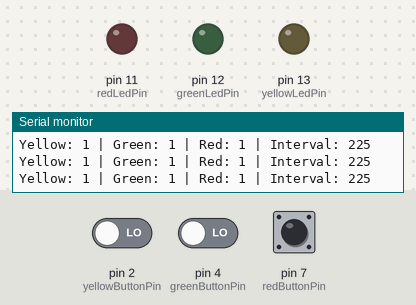
A sketch run on a simulated Arduino Uno, built with avr-gcc and run on an emulated ATmega328P. Parts: output pins drawn as LEDs (lit = HIGH), the last lines printed to the serial monitor. Dashed ring = blinking. Inputs (shaded band) come from the test bench; at power-on: pin 2 (yellowButtonPin) LOW, pin 4 (greenButtonPin) LOW, pin 7 (redButtonPin) LOW.

Above: at 1.2 s.
1.3 s: pin 2 (yellowButtonPin) driven HIGH and pin 4 (greenButtonPin) driven HIGH
At 1.59 s:
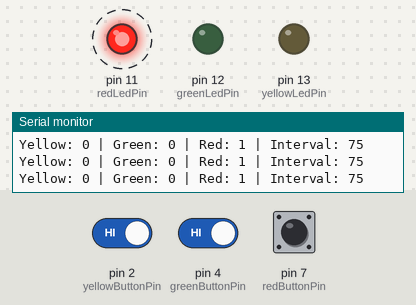
4.3 s: pin 7 (redButtonPin) pulled HIGH for 0.15 s
At 4.3 s:
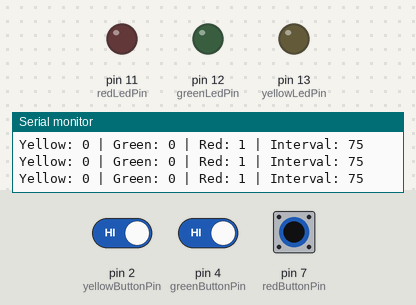
7.4 s: pin 7 (redButtonPin) pulled HIGH for 1 s
At 7.78 s:
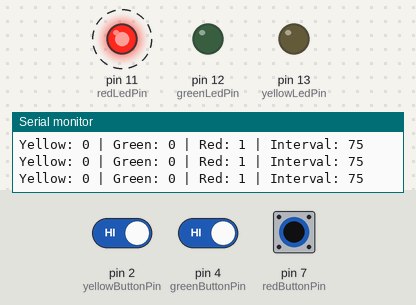
11.4 s: pin 7 (redButtonPin) pulsed HIGH 2 times (0.12 s each, 0.3 s apart)
At 11.61 s:
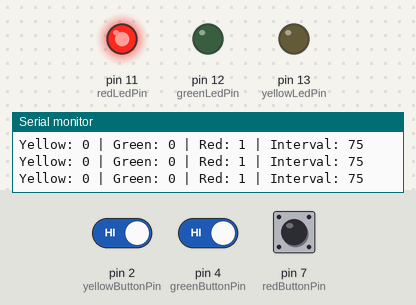
Timing chart, 0 to 14.4 s (numbered marks = the images above; inputs shaded):
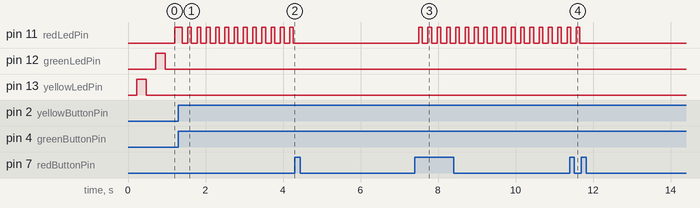

Measured:
- after the input at 1.3 s, pin 11 (redLedPin): alternates HIGH for 0.10 s and LOW for 0.14 s, starting after 0.10 s; pin 12 (greenLedPin), pin 13 (yellowLedPin): stops changing and stays LOW
- after the input at 4.3 s, pin 11 (redLedPin): stops changing and stays LOW
- after the input at 7.4 s, pin 11 (redLedPin): alternates HIGH for 0.10 s and LOW for 0.14 s, starting after 0.10 s
- after the input at 11.4 s, pin 11 (redLedPin): goes on until 11.7 s, then stays LOW

The sketch:

blinking_led.ino
```cpp
// Functions

int setInterval (bool y, bool g, bool r){
  return 75 * (y + g + r);
}


// Pin assignments
const int yellowButtonPin = 2;
const int greenButtonPin = 4;
const int redButtonPin = 7;
const int yellowLedPin = 13;
const int greenLedPin = 12;
const int redLedPin = 11;

int yellowButtonState;
int lastYellowButtonState = LOW;

int greenButtonState;
int lastGreenButtonState = LOW;

int redButtonState;
int lastRedButtonState = LOW;

unsigned long lastYellowDebounceTime = 0;
unsigned long lastGreenDebounceTime = 0;
unsigned long lastRedDebounceTime = 0;

unsigned long debounceDelay = 50;

bool yellow = 1;
bool green = 1;
bool red = 1;

bool yellowBlink = 1;
bool greenBlink = 1;
bool redBlink = 1;

long interval = 225;
unsigned long previousMillis = 0;
unsigned long currentMillis;

int switcher = 0;

void setup() {
  pinMode(yellowLedPin, OUTPUT);
  pinMode(greenLedPin, OUTPUT);
  pinMode(redLedPin, OUTPUT);

  pinMode(yellowButtonPin, INPUT);
  pinMode(greenButtonPin, INPUT);
  pinMode(redButtonPin, INPUT);

  // Initial LED states
  digitalWrite(yellowLedPin, LOW);
  digitalWrite(greenLedPin, LOW);
  digitalWrite(redLedPin, LOW);

  Serial.begin(9600);  // Start Serial Monitor
}

void loop() {
  // Read button states
  int readingYellow = digitalRead(yellowButtonPin);
  int readingGreen = digitalRead(greenButtonPin);
  int readingRed = digitalRead(redButtonPin);

  currentMillis = millis();


  if (readingYellow != lastYellowButtonState) {
    lastYellowDebounceTime = millis();
  }
  if (readingGreen != lastGreenButtonState) {
    lastGreenDebounceTime = millis();
  }
  if (readingRed != lastRedButtonState) {
    lastRedDebounceTime = millis();
  }

  if ((millis() - lastYellowDebounceTime) > debounceDelay) {
    if (readingYellow != yellowButtonState) {
      yellowButtonState = readingYellow;
      if (yellowButtonState == HIGH) {
        yellow = !yellow;
        interval = setInterval(yellow, green, red);
        return;
      }
    }
  }

  if ((millis() - lastGreenDebounceTime) > debounceDelay) {
    if (readingGreen != greenButtonState) {
      greenButtonState = readingGreen;
      if (greenButtonState == HIGH) {
        green = !green;
        interval = setInterval(yellow, green, red);
        return;
      }
    }
  }

  if ((millis() - lastRedDebounceTime) > debounceDelay) {
    if (readingRed != redButtonState) {
      redButtonState = readingRed;
      if (redButtonState == HIGH) {
        red = !red;
        interval = setInterval(yellow, green, red);
        return;
      }
    }
  }


  lastYellowButtonState = readingYellow;
  lastGreenButtonState = readingGreen;
  lastRedButtonState = readingRed;


  switch(switcher){
    case 0:
    if(yellow){
      if (yellowBlink){
        if (currentMillis - previousMillis >= interval) {
        previousMillis = currentMillis;
        digitalWrite(yellowLedPin, HIGH);
        yellowBlink = !yellowBlink;
        }
      }
      else{
      if (currentMillis - previousMillis >= interval) {
          previousMillis = currentMillis;
          digitalWrite(yellowLedPin, LOW);
          switcher++;
          yellowBlink = !yellowBlink;
          }
      }
    }
    else{
      digitalWrite(yellowLedPin, LOW);
      switcher++;
    }
    break;
    case 1:
    if(green){
      if (greenBlink){
        if (currentMillis - previousMillis >= interval) {
          previousMillis = currentMillis;
          digitalWrite(greenLedPin, HIGH);
          greenBlink = !greenBlink;
        }
      }
      else{
        if (currentMillis - previousMillis >= interval) {
          previousMillis = currentMillis;
          digitalWrite(greenLedPin, LOW);
          switcher++;
          greenBlink = !greenBlink;
        }
      }
    }
    else {
      digitalWrite(greenLedPin, LOW);
      switcher++;
    }
    break;
    case 2:
    if(red){
      if (redBlink){
        if (currentMillis - previousMillis >= interval) {
          previousMillis = currentMillis;
          digitalWrite(redLedPin, HIGH);
          redBlink = !redBlink;
        }
      }
      else{
        if (currentMillis - previousMillis >= interval) {
          previousMillis = currentMillis;
          digitalWrite(redLedPin, LOW);
          switcher = switcher % 2;
          redBlink = !redBlink;
        }
      }
    }
    else {
      digitalWrite(redLedPin, LOW);
      switcher = switcher % 2;
    }
    break;
  }

  Serial.print("Yellow: "); Serial.print(yellow); Serial.print(" | ");
  Serial.print("Green: "); Serial.print(green); Serial.print(" | ");
  Serial.print("Red: "); Serial.print(red); Serial.print(" | ");
  Serial.print("Interval: "); Serial.println(interval);

}
```
